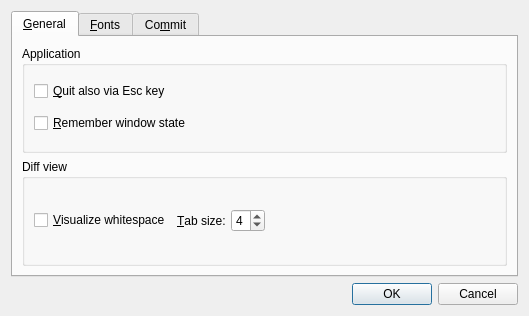
<?xml version="1.0" encoding="UTF-8"?>
<ui version="4.0">
 <class>Preferences</class>
 <widget class="QDialog" name="Preferences">
  <property name="geometry">
   <rect>
    <x>0</x>
    <y>0</y>
    <width>529</width>
    <height>316</height>
   </rect>
  </property>
  <property name="windowTitle">
   <string>Preferences</string>
  </property>
  <layout class="QVBoxLayout" name="verticalLayout_2">
   <item>
    <widget class="QTabWidget" name="tabWidget">
     <property name="currentIndex">
      <number>0</number>
     </property>
     <widget class="QWidget" name="tabGeneral">
      <attribute name="title">
       <string>&amp;General</string>
      </attribute>
      <layout class="QVBoxLayout" name="verticalLayout">
       <item>
        <widget class="QGroupBox" name="groupBox_6">
         <property name="title">
          <string>Application</string>
         </property>
         <layout class="QVBoxLayout" name="verticalLayout_5">
          <item>
           <widget class="QCheckBox" name="cbEsc">
            <property name="text">
             <string>&amp;Quit also via Esc key</string>
            </property>
           </widget>
          </item>
          <item>
           <widget class="QCheckBox" name="cbState">
            <property name="text">
             <string>&amp;Remember window state</string>
            </property>
           </widget>
          </item>
         </layout>
        </widget>
       </item>
       <item>
        <widget class="QGroupBox" name="groupBox_5">
         <property name="title">
          <string>Diff view</string>
         </property>
         <layout class="QGridLayout" name="gridLayout_5">
          <item row="0" column="1">
           <layout class="QHBoxLayout" name="horizontalLayout">
            <item>
             <widget class="QLabel" name="label_10">
              <property name="text">
               <string>&amp;Tab size:</string>
              </property>
              <property name="buddy">
               <cstring>sbTabSize</cstring>
              </property>
             </widget>
            </item>
            <item>
             <widget class="QSpinBox" name="sbTabSize">
              <property name="minimum">
               <number>1</number>
              </property>
              <property name="maximum">
               <number>8</number>
              </property>
              <property name="value">
               <number>4</number>
              </property>
             </widget>
            </item>
           </layout>
          </item>
          <item row="0" column="0">
           <widget class="QCheckBox" name="cbShowWhitespace">
            <property name="text">
             <string>&amp;Visualize whitespace</string>
            </property>
           </widget>
          </item>
          <item row="0" column="2">
           <spacer name="horizontalSpacer">
            <property name="orientation">
             <enum>Qt::Horizontal</enum>
            </property>
            <property name="sizeHint" stdset="0">
             <size>
              <width>40</width>
              <height>20</height>
             </size>
            </property>
           </spacer>
          </item>
         </layout>
        </widget>
       </item>
      </layout>
     </widget>
     <widget class="QWidget" name="tabFonts">
      <attribute name="title">
       <string>&amp;Fonts</string>
      </attribute>
      <layout class="QVBoxLayout" name="verticalLayout_4">
       <item>
        <widget class="QGroupBox" name="groupBox_3">
         <property name="title">
          <string>Log view</string>
         </property>
         <layout class="QGridLayout" name="gridLayout_3">
          <item row="1" column="1">
           <widget class="QComboBox" name="cbSizeLog"/>
          </item>
          <item row="0" column="0">
           <widget class="QLabel" name="label_6">
            <property name="sizePolicy">
             <sizepolicy hsizetype="Fixed" vsizetype="Preferred">
              <horstretch>0</horstretch>
              <verstretch>0</verstretch>
             </sizepolicy>
            </property>
            <property name="text">
             <string>&amp;Family:</string>
            </property>
            <property name="buddy">
             <cstring>cbFamilyLog</cstring>
            </property>
           </widget>
          </item>
          <item row="1" column="0">
           <widget class="QLabel" name="label_7">
            <property name="text">
             <string>&amp;Size:</string>
            </property>
            <property name="buddy">
             <cstring>cbSizeLog</cstring>
            </property>
           </widget>
          </item>
          <item row="0" column="1">
           <widget class="QFontComboBox" name="cbFamilyLog"/>
          </item>
         </layout>
        </widget>
       </item>
       <item>
        <widget class="QGroupBox" name="groupBox_4">
         <property name="title">
          <string>Diff view</string>
         </property>
         <layout class="QGridLayout" name="gridLayout_4">
          <item row="0" column="1">
           <widget class="QFontComboBox" name="cbFamilyDiff"/>
          </item>
          <item row="1" column="0">
           <widget class="QLabel" name="label_9">
            <property name="text">
             <string>S&amp;ize:</string>
            </property>
            <property name="buddy">
             <cstring>cbSizeDiff</cstring>
            </property>
           </widget>
          </item>
          <item row="1" column="1">
           <widget class="QComboBox" name="cbSizeDiff"/>
          </item>
          <item row="0" column="0">
           <widget class="QLabel" name="label_8">
            <property name="sizePolicy">
             <sizepolicy hsizetype="Fixed" vsizetype="Preferred">
              <horstretch>0</horstretch>
              <verstretch>0</verstretch>
             </sizepolicy>
            </property>
            <property name="text">
             <string>F&amp;amily:</string>
            </property>
            <property name="buddy">
             <cstring>cbFamilyDiff</cstring>
            </property>
           </widget>
          </item>
         </layout>
        </widget>
       </item>
      </layout>
     </widget>
     <widget class="QWidget" name="tabSummary">
      <attribute name="title">
       <string>Co&amp;mmit</string>
      </attribute>
      <layout class="QVBoxLayout" name="verticalLayout_3">
       <item>
        <widget class="QGroupBox" name="groupBox">
         <property name="title">
          <string>Color</string>
         </property>
         <layout class="QGridLayout" name="gridLayout">
          <item row="1" column="1">
           <widget class="ColorWidget" name="colorB" native="true">
            <property name="sizePolicy">
             <sizepolicy hsizetype="Expanding" vsizetype="Preferred">
              <horstretch>0</horstretch>
              <verstretch>0</verstretch>
             </sizepolicy>
            </property>
            <property name="focusPolicy">
             <enum>Qt::StrongFocus</enum>
            </property>
           </widget>
          </item>
          <item row="1" column="0">
           <widget class="QLabel" name="label_2">
            <property name="text">
             <string>Branch &amp;B:</string>
            </property>
            <property name="buddy">
             <cstring>colorB</cstring>
            </property>
           </widget>
          </item>
          <item row="0" column="0">
           <widget class="QLabel" name="label">
            <property name="text">
             <string>Branch &amp;A:</string>
            </property>
            <property name="buddy">
             <cstring>colorA</cstring>
            </property>
           </widget>
          </item>
          <item row="0" column="1">
           <widget class="ColorWidget" name="colorA" native="true">
            <property name="sizePolicy">
             <sizepolicy hsizetype="Expanding" vsizetype="Preferred">
              <horstretch>0</horstretch>
              <verstretch>0</verstretch>
             </sizepolicy>
            </property>
            <property name="focusPolicy">
             <enum>Qt::StrongFocus</enum>
            </property>
           </widget>
          </item>
         </layout>
        </widget>
       </item>
       <item>
        <widget class="QGroupBox" name="groupBox_2">
         <property name="title">
          <string>Links</string>
         </property>
         <layout class="QGridLayout" name="gridLayout_2">
          <item row="0" column="0">
           <widget class="QLabel" name="label_3">
            <property name="text">
             <string>C&amp;ommit URL:</string>
            </property>
            <property name="buddy">
             <cstring>leCommitUrl</cstring>
            </property>
           </widget>
          </item>
          <item row="1" column="0">
           <widget class="QLabel" name="label_4">
            <property name="text">
             <string>B&amp;UG URL:</string>
            </property>
            <property name="buddy">
             <cstring>leBugUrl</cstring>
            </property>
           </widget>
          </item>
          <item row="1" column="1">
           <widget class="QLineEdit" name="leBugUrl"/>
          </item>
          <item row="0" column="1">
           <widget class="QLineEdit" name="leCommitUrl"/>
          </item>
          <item row="2" column="0">
           <widget class="QLabel" name="label_5">
            <property name="text">
             <string>BUG &amp;Pattern:</string>
            </property>
            <property name="buddy">
             <cstring>leBugPattern</cstring>
            </property>
           </widget>
          </item>
          <item row="2" column="1">
           <widget class="QLineEdit" name="leBugPattern"/>
          </item>
         </layout>
        </widget>
       </item>
      </layout>
     </widget>
    </widget>
   </item>
   <item>
    <widget class="QDialogButtonBox" name="buttonBox">
     <property name="orientation">
      <enum>Qt::Horizontal</enum>
     </property>
     <property name="standardButtons">
      <set>QDialogButtonBox::Cancel|QDialogButtonBox::Ok</set>
     </property>
    </widget>
   </item>
  </layout>
 </widget>
 <customwidgets>
  <customwidget>
   <class>ColorWidget</class>
   <extends>QWidget</extends>
   <header>colorwidget.h</header>
   <container>1</container>
  </customwidget>
 </customwidgets>
 <tabstops>
  <tabstop>tabWidget</tabstop>
  <tabstop>cbFamilyLog</tabstop>
  <tabstop>cbSizeLog</tabstop>
  <tabstop>cbFamilyDiff</tabstop>
  <tabstop>cbSizeDiff</tabstop>
  <tabstop>colorA</tabstop>
  <tabstop>colorB</tabstop>
  <tabstop>leCommitUrl</tabstop>
  <tabstop>leBugUrl</tabstop>
  <tabstop>leBugPattern</tabstop>
  <tabstop>buttonBox</tabstop>
 </tabstops>
 <resources/>
 <connections>
  <connection>
   <sender>buttonBox</sender>
   <signal>accepted()</signal>
   <receiver>Preferences</receiver>
   <slot>accept()</slot>
   <hints>
    <hint type="sourcelabel">
     <x>248</x>
     <y>254</y>
    </hint>
    <hint type="destinationlabel">
     <x>157</x>
     <y>274</y>
    </hint>
   </hints>
  </connection>
  <connection>
   <sender>buttonBox</sender>
   <signal>rejected()</signal>
   <receiver>Preferences</receiver>
   <slot>reject()</slot>
   <hints>
    <hint type="sourcelabel">
     <x>316</x>
     <y>260</y>
    </hint>
    <hint type="destinationlabel">
     <x>286</x>
     <y>274</y>
    </hint>
   </hints>
  </connection>
 </connections>
</ui>
